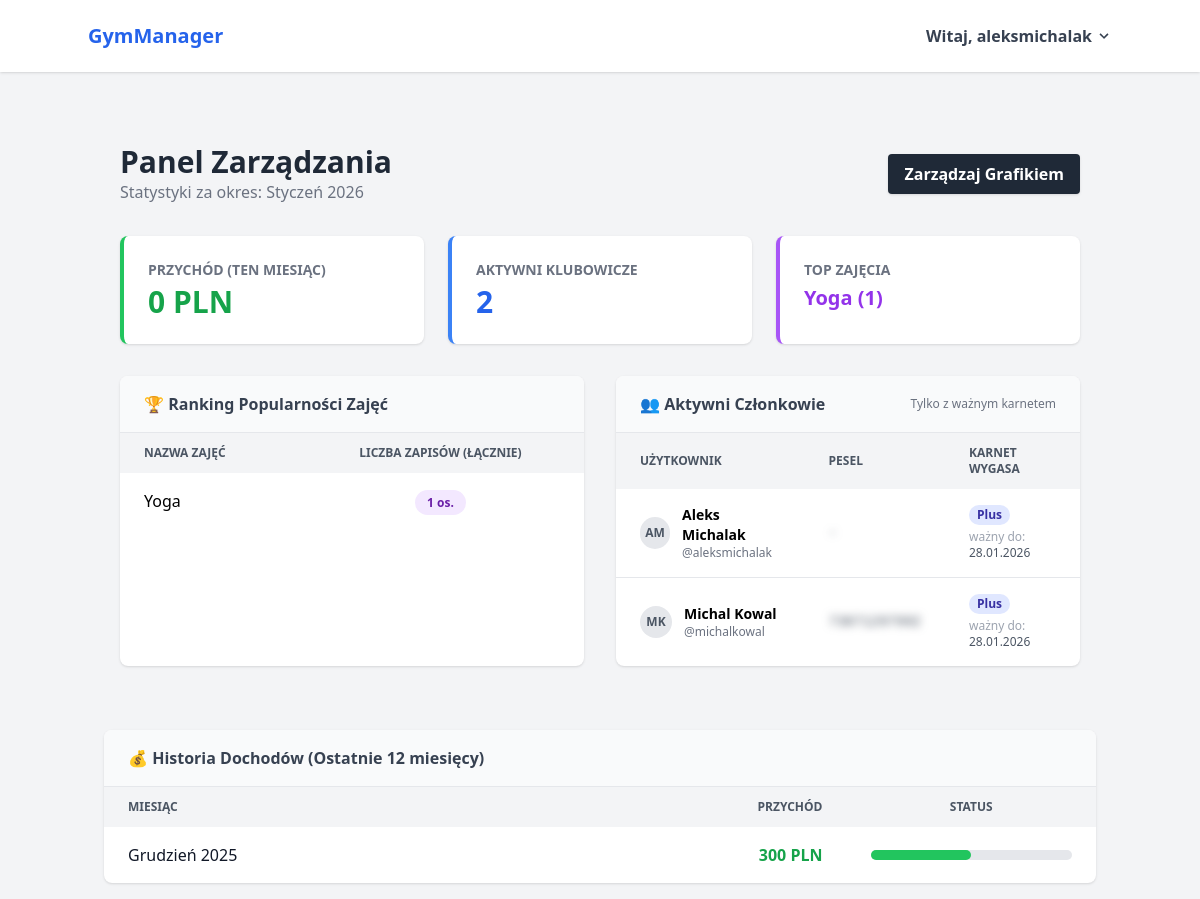
The page /admin-dashboard/ (signed in) on the database as committed earlier.
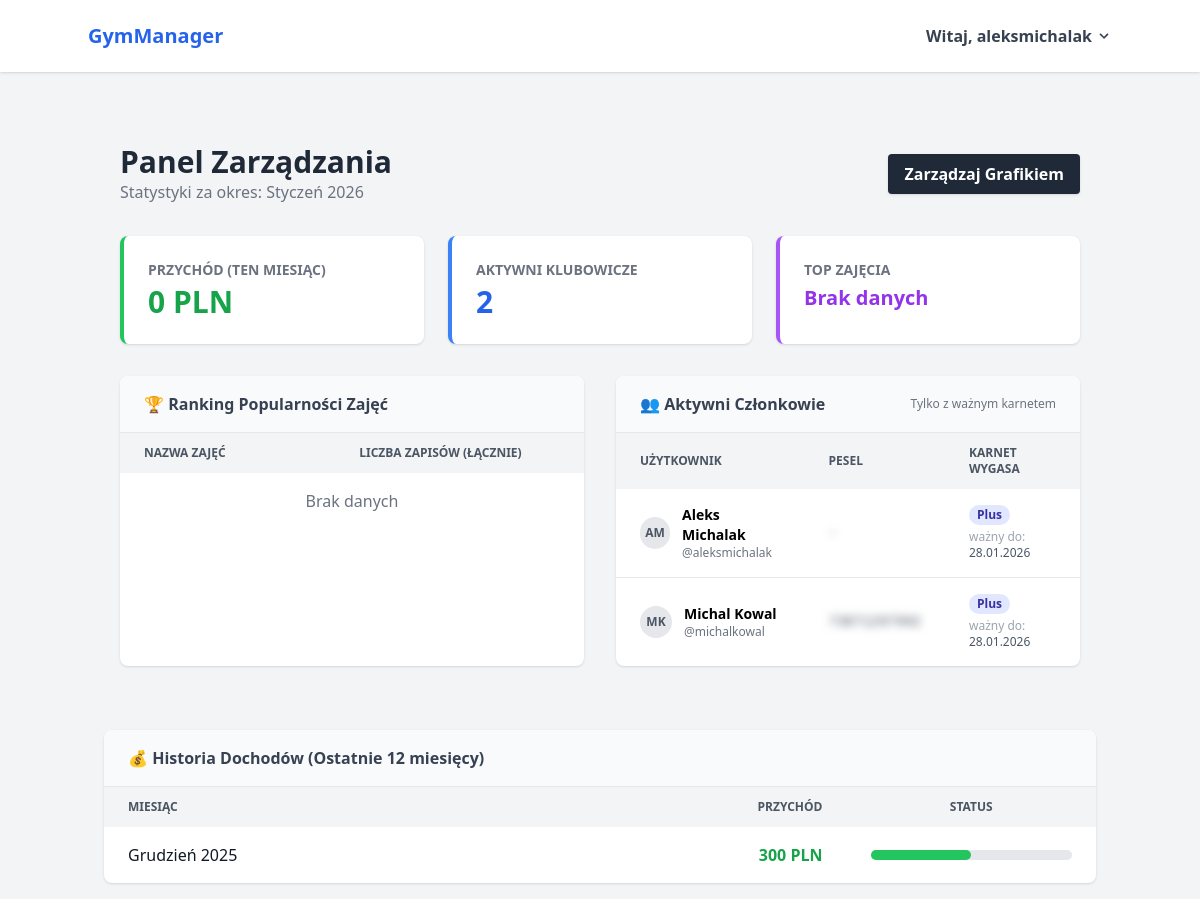
The same page on the database as committed later.
### core/models.py (models this page shows, shortened)
class ClassSessions(models.Model):
    name = models.CharField(max_length=100, verbose_name="Nazwa zajęć")
    date = models.DateTimeField(verbose_name="Data zajęć")
    capacity = models.PositiveIntegerField(verbose_name="Limit miejsc")
    participants = models.ManyToManyField(User, through='Enrollments', related_name='classes')

class UserMembership(models.Model):
    user = models.ForeignKey(User, on_delete=models.CASCADE, related_name='memberships')
    membership_type = models.ForeignKey(MembershipType, on_delete=models.SET_NULL, null=True)
    purchase_date = models.DateField(default=timezone.now)
    expiration_date = models.DateField()
    is_active = models.BooleanField(default=True)

class MembershipType(models.Model):
    name = models.CharField(max_length=100, verbose_name="Nazwa karnetu")
    price = models.DecimalField(max_digits=6, decimal_places=2, verbose_name="Cena")
    duration_days = models.PositiveIntegerField(verbose_name="Długość (dni)")
    description = models.TextField(verbose_name="Opis korzyści", default="", blank=True)
    entries_per_week = models.PositiveIntegerField(
        verbose_name="Limit wejść w tygodniu",
        null=True,
        blank=True,
        help_text="Zostaw puste dla karnetu bez limitu (Open)"
    )

class Profile(models.Model):
    user = models.OneToOneField(User, on_delete=models.CASCADE, related_name='profile')
    photo = models.ImageField(upload_to='profile_photos/', verbose_name="Zdjęcie profilowe")
    pesel = models.CharField(
        max_length=11,
        unique=True,
        validators=[validate_pesel],
        verbose_name="PESEL",
        null=True,
        blank=True
    )
    card_number = models.CharField(
        max_length=64,
        unique=True,
        blank=True,
        verbose_name="Numer karty"
    )

### core/views.py (the view)
# urls.py: path('admin-dashboard/', admin_dashboard, name='admin_dashboard'),
@staff_member_required
def admin_dashboard(request):
    now = timezone.now()
    monthly_revenue = UserMembership.objects.filter(
        purchase_date__month=now.month,
        purchase_date__year=now.year
    ).aggregate(total=Sum('membership_type__price'))['total'] or 0
    users_queryset = User.objects.filter(
        memberships__is_active=True,
        memberships__expiration_date__gte=now.date()
    ).distinct().select_related('profile').prefetch_related('memberships__membership_type')
    active_members_list = []
    for user in users_queryset:
        user.active_membership = user.memberships.filter(
            is_active=True,
            expiration_date__gt=now.date()
        ).first()
        active_members_list.append(user)
    popular_classes = ClassSessions.objects.values('name').annotate(
        count=Count('enrollments')
    ).order_by('-count')[:5]
    historical_revenue = UserMembership.objects.annotate(
        month=TruncMonth('purchase_date')
    ).values('month').annotate(
        total=Sum('membership_type__price')
    ).order_by('-month')[:12]
    return render(request, 'core/admin_dashboard.html', {
        'monthly_revenue': monthly_revenue,
        'popular_classes': popular_classes,
        'active_members': active_members_list,
        'current_date': now,
        'historical_revenue': historical_revenue,
    })

### templates/core/admin_dashboard.html
{% extends 'base.html' %}
{% block content %}
    <div class="max-w-7xl mx-auto px-4 py-8">
        <div class="flex justify-between items-center mb-8">
            <div>
                <h2 class="text-3xl font-bold text-gray-800">Panel Zarządzania</h2>
                <p class="text-gray-500">Statystyki za okres: {{ current_date|date:"F Y" }}</p>
            </div>
            <a href="{% url 'class_schedule' %}" class="bg-gray-800 hover:bg-gray-900 text-white font-bold py-2 px-4 rounded shadow">
                Zarządzaj Grafikiem
            </a>
        </div>
        <div class="grid grid-cols-1 md:grid-cols-3 gap-6 mb-8">
            <div class="bg-white rounded-lg shadow p-6 border-l-4 border-green-500">
                <div class="text-gray-500 text-sm uppercase font-bold mb-1">Przychód (Ten miesiąc)</div>
                <div class="text-3xl font-bold text-green-600">{{ monthly_revenue }} PLN</div>
            </div>
            <div class="bg-white rounded-lg shadow p-6 border-l-4 border-blue-500">
                <div class="text-gray-500 text-sm uppercase font-bold mb-1">Aktywni Klubowicze</div>
                <div class="text-3xl font-bold text-blue-600">{{ active_members|length }}</div>
            </div>
            <div class="bg-white rounded-lg shadow p-6 border-l-4 border-purple-500">
                <div class="text-gray-500 text-sm uppercase font-bold mb-1">Top Zajęcia</div>
                <div class="text-xl font-bold text-purple-600">
                    {% if popular_classes %}
                        {{ popular_classes.0.name }} ({{ popular_classes.0.count }})
                    {% else %}
                        Brak danych
                    {% endif %}
                </div>
            </div>
        </div>
        <div class="grid grid-cols-1 lg:grid-cols-2 gap-8">
            <div class="bg-white rounded-lg shadow overflow-hidden">
                <div class="px-6 py-4 border-b bg-gray-50">
                    <h3 class="font-bold text-gray-700">🏆 Ranking Popularności Zajęć</h3>
                </div>
                <table class="min-w-full">
                    <thead class="bg-gray-100 text-gray-600 text-xs uppercase">
                    <tr>
                        <th class="px-6 py-3 text-left">Nazwa Zajęć</th>
                        <th class="px-6 py-3 text-center">Liczba zapisów (łącznie)</th>
                    </tr>
                    </thead>
                    <tbody class="divide-y divide-gray-200">
                    {% for class_type in popular_classes %}
                        <tr>
                            <td class="px-6 py-4 font-medium">{{ class_type.name }}</td>
                            <td class="px-6 py-4 text-center">
                            <span class="bg-purple-100 text-purple-800 py-1 px-3 rounded-full text-xs font-bold">
                                {{ class_type.count }} os.
                            </span>
                            </td>
                        </tr>
                    {% empty %}
                        <tr><td colspan="2" class="px-6 py-4 text-center text-gray-500">Brak danych</td></tr>
                    {% endfor %}
                    </tbody>
                </table>
            </div>
            <div class="bg-white rounded-lg shadow overflow-hidden">
                <div class="px-6 py-4 border-b bg-gray-50 flex justify-between items-center">
                    <h3 class="font-bold text-gray-700">👥 Aktywni Członkowie</h3>
                    <span class="text-xs text-gray-500">Tylko z ważnym karnetem</span>
                </div>
                <div class="max-h-80 overflow-y-auto">
                    <table class="min-w-full">
                        <thead class="bg-gray-100 text-gray-600 text-xs uppercase sticky top-0">
                        <tr>
                            <th class="px-6 py-3 text-left">Użytkownik</th>
                            <th class="px-6 py-3 text-left">PESEL</th>
                            <th class="px-6 py-3 text-left">Karnet wygasa</th>
                        </tr>
                        </thead>
                        <tbody class="divide-y divide-gray-200">
                        {% for member in active_members %}
                            <tr>
                                <td class="px-6 py-4">
                                    <div class="flex items-center">
                                        <div class="h-8 w-8 rounded-full bg-gray-200 flex items-center justify-center mr-3 text-xs font-bold text-gray-600">
                                            {{ member.first_name|first }}{{ member.last_name|first }}
                                        </div>
                                        <div>
                                            <div class="font-bold text-sm">{{ member.first_name }} {{ member.last_name }}</div>
                                            <div class="text-xs text-gray-500">@{{ member.username }}</div>
                                        </div>
                                    </div>
                                </td>
                                <td class="blur-sm hover:blur-none px-6 py-4 text-sm font-mono text-gray-600">
                                    {{ member.profile.pesel|default:"-" }}
                                </td>
                                <td class="px-6 py-4 text-sm">
                                    {% if member.active_membership %}
                                        <div class="flex flex-col">
                                    <span class="px-2 inline-flex text-xs leading-5 font-semibold rounded-full bg-indigo-100 text-indigo-800 w-fit">
                                        {{ member.active_membership.membership_type.name }}
                                    </span>
                                            <span class="text-xs text-gray-400 mt-1">
                                        ważny do: <span class="text-gray-600 font-medium">{{ member.active_membership.expiration_date|date:"d.m.Y" }}</span>
                                    </span>
                                        </div>
                                    {% else %}
                                        <span class="px-2 inline-flex text-xs leading-5 font-semibold rounded-full bg-red-100 text-red-800">
                                    Brak / Wygasł
                                    </span>
                                    {% endif %}
                                </td>
                            </tr>
                        {% empty %}
                            <tr><td colspan="3" class="px-6 py-4 text-center text-gray-500">Brak aktywnych członków</td></tr>
                        {% endfor %}
                        </tbody>
                    </table>
                </div>
            </div>
        </div>
    </div>
    <div class="mt-8 bg-white rounded-lg shadow overflow-hidden">
        <div class="px-6 py-4 border-b bg-gray-50 flex justify-between items-center">
            <h3 class="font-bold text-gray-700">💰 Historia Dochodów (Ostatnie 12 miesięcy)</h3>
        </div>
        <div class="overflow-x-auto">
            <table class="min-w-full">
                <thead class="bg-gray-100 text-gray-600 text-xs uppercase">
                <tr>
                    <th class="px-6 py-3 text-left">Miesiąc</th>
                    <th class="px-6 py-3 text-right">Przychód</th>
                    <th class="px-6 py-3 text-center">Status</th> </tr>
                </thead>
                <tbody class="divide-y divide-gray-200">
                {% for item in historical_revenue %}
                    <tr class="hover:bg-gray-50 transition">
                        <td class="px-6 py-4 font-medium text-gray-900">
                            {{ item.month|date:"F Y" }} </td>
                        <td class="px-6 py-4 text-right font-bold text-green-600">
                            {{ item.total|default:"0" }} PLN
                        </td>
                        <td class="px-6 py-4">
                            <div class="w-full bg-gray-200 rounded-full h-2.5">
                                <div class="bg-green-500 h-2.5 rounded-full" style="width: 50%"></div>
                            </div>
                        </td>
                    </tr>
                {% empty %}
                    <tr>
                        <td colspan="3" class="px-6 py-4 text-center text-gray-500">Brak danych historycznych.</td>
                    </tr>
                {% endfor %}
                </tbody>
            </table>
        </div>
    </div>
{% endblock %}

### templates/base.html (shortened to what this page needs)
<!DOCTYPE html>
{% load static tailwind_tags %}  <!DOCTYPE html>
<html lang="pl">
<head>
    {% tailwind_css %}
</head>
<body class="bg-gray-100 font-sans leading-normal tracking-normal">
    <nav class="bg-white shadow p-4 mb-6">
        <div class="container mx-auto flex justify-between items-center">
            <a href="{% url 'home' %}" class="text-xl font-bold text-blue-600">GymManager</a>
            <div class="flex items-center">
                {% if user.is_authenticated %}
                    <div class="relative group inline-block z-50">
                        <button class="flex items-center space-x-1 text-gray-700 hover:text-blue-600 font-bold py-2 focus:outline-none">
                            <span>Witaj, {{ user.username }}</span>
                            <svg class="w-4 h-4 fill-current transform group-hover:-rotate-180 transition duration-200" xmlns="http://www.w3.org/2000/svg" viewBox="0 0 20 20">
                                <path d="M9.293 12.95l.707.707L15.657 8l-1.414-1.414L10 10.828 5.757 6.586 4.343 8z"/>
                            </svg>
                        </button>
                    </div>
                {% else %}
                    <a href="{% url 'login' %}" class="text-gray-700 hover:text-blue-600 font-bold transition">Zaloguj</a>
                    <a href="{% url 'register' %}" class="bg-blue-600 hover:bg-blue-700 text-white font-bold py-2 px-4 rounded transition ml-4">Dołącz</a>
                {% endif %}
            </div>
        </div>
    </nav>
    <div class="container mx-auto p-4">
        {% block content %}
        {% endblock %}
    </div>
</body>
</html>

Rows that differ between the two databases and show on the page:
removed ClassSessions: name "Yoga", count "1"
Other text that changed with them:
{{ popular_classes.0.count }}: "1" → (not shown)
text now shown: "Brak danych Brak danych"
